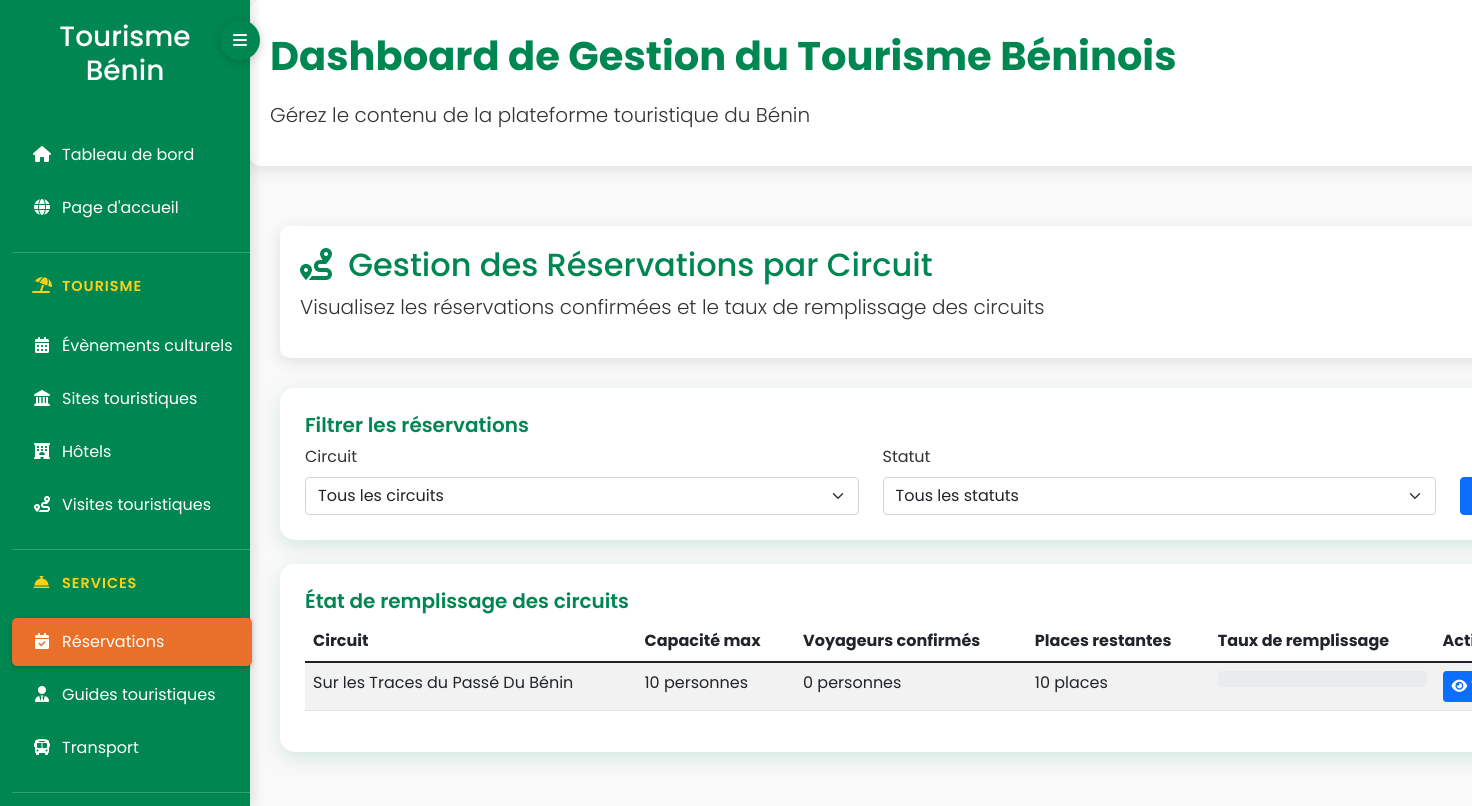
/Admin/index.php?page=reservations (signed in), run on the app's committed database.
### tables this page shows
CREATE TABLE `circuits` (
  `id` int(11) NOT NULL,
  `name` varchar(255) NOT NULL,
  `description` text NOT NULL,
  `price_economy` decimal(10,2) NOT NULL DEFAULT 0.00,
  `price_comfort` decimal(10,2) NOT NULL DEFAULT 0.00,
  `price_premium` decimal(10,2) NOT NULL DEFAULT 0.00,
  `max_participants` int(11) NOT NULL DEFAULT 10,
  `duration` int(11) NOT NULL DEFAULT 1,
  `start_date` date NOT NULL,
  `end_date` date NOT NULL,
  `guide_id` int(11) DEFAULT NULL,
  `hotel_id` int(11) DEFAULT NULL,
  `transporter_id` int(11) DEFAULT NULL,
  `creation_date` datetime DEFAULT current_timestamp(),
  `status` enum('active','inactive') DEFAULT 'active'
);

### Admin/pages/reservations.php (the view, shortened to what this page needs)
<?php
include 'database/db.php';
try {
    $stmt = $db->query("SELECT id, name AS nom, max_participants FROM circuits ORDER BY name");
    $circuits = $stmt->fetchAll(PDO::FETCH_ASSOC);
} catch(PDOException $e) {
    echo "<div class='alert alert-danger'>Erreur lors de la récupération des circuits: " . $e->getMessage() . "</div>";
    $circuits = [];
}
$statut_filter = isset($_GET['statut']) ? $_GET['statut'] : 'all';
$stats_by_circuit = [];
foreach ($circuits as $circuit) {
    $circuit_id = $circuit['id'];
    try {
        $stmt = $db->prepare("SELECT SUM(nombre_voyageurs) as total_voyageurs FROM reservations WHERE circuit_id = :circuit_id AND statut = 'confirmee'");
        $stmt->bindParam(':circuit_id', $circuit_id);
        $stmt->execute();
        $result = $stmt->fetch(PDO::FETCH_ASSOC);
        $total_voyageurs = $result['total_voyageurs'] ?: 0;
    } catch(PDOException $e) {
        $total_voyageurs = 0;
    }
    $places_restantes = $circuit['max_participants'] - $total_voyageurs;
    $places_restantes = max(0, $places_restantes);
    $stats_by_circuit[$circuit_id] = [
        'nom' => $circuit['nom'],
        'capacite_max' => $circuit['max_participants'],
        'total_voyageurs' => $total_voyageurs,
        'places_restantes' => $places_restantes,
        'taux_remplissage' => $circuit['max_participants'] > 0 ? round(($total_voyageurs / $circuit['max_participants']) * 100) : 0
    ];
}
?>
<div class="container-fluid">
    <div class="header">
        <h2><i class="fas fa-route me-2"></i> Gestion des Réservations par Circuit</h2>
        <p class="lead">Visualisez les réservations confirmées et le taux de remplissage des circuits</p>
    </div>
    <div class="card mb-4">
        <div class="card-body">
            <h5 class="card-title">Filtrer les réservations</h5>
            <form action="" method="GET" class="row">
                <div class="col-md-5">
                    <label for="circuit_id" class="form-label">Circuit</label>
                    <select name="circuit_id" id="circuit_id" class="form-select">
                        <option value="0">Tous les circuits</option>
                    </select>
                </div>
                <div class="col-md-5">
                    <label for="statut" class="form-label">Statut</label>
                    <select name="statut" id="statut" class="form-select">
                        <option value="all" <?php echo ($statut_filter == 'all') ? 'selected' : ''; ?>>Tous les statuts</option>
                    </select>
                </div>
                <div class="col-md-2 d-flex align-items-end">
                    <button type="submit" class="btn btn-primary w-100">Filtrer</button>
                </div>
            </form>
        </div>
    </div>
    <div class="card mb-4">
        <div class="card-body">
            <h5 class="card-title">État de remplissage des circuits</h5>
            <div class="table-responsive">
                <table class="table table-striped table-hover">
                    <thead>
                        <tr>
                            <th>Circuit</th>
                            <th>Capacité max</th>
                            <th>Voyageurs confirmés</th>
                            <th>Places restantes</th>
                            <th>Taux de remplissage</th>
                            <th>Actions</th>
                        </tr>
                    </thead>
                    <tbody>
                        <?php foreach ($stats_by_circuit as $circuit_id => $stats): ?>
                            <tr>
                                <td><?php echo htmlspecialchars($stats['nom']); ?></td>
                                <td><?php echo htmlspecialchars($stats['capacite_max']); ?> personnes</td>
                                <td><?php echo htmlspecialchars($stats['total_voyageurs']); ?> personnes</td>
                                <td>
                                    <?php if ($stats['places_restantes'] <= 5 && $stats['places_restantes'] > 0): ?>
                                        <span class="text-warning fw-bold"><?php echo htmlspecialchars($stats['places_restantes']); ?> places</span>
                                    <?php elseif ($stats['places_restantes'] == 0): ?>
                                        <span class="text-danger fw-bold">COMPLET</span>
                                    <?php else: ?>
                                        <?php echo htmlspecialchars($stats['places_restantes']); ?> places
                                    <?php endif; ?>
                                </td>
                                <td>
                                    <div class="progress">
                                    </div>
                                </td>
                                <td>
                                    <a href="?page=reservations&circuit_id=<?php echo $circuit_id; ?>" class="btn btn-primary btn-sm">
                                        <i class="fas fa-eye"></i> Voir les réservations
                                    </a>
                                </td>
                            </tr>
                        <?php endforeach; ?>
                    </tbody>
                </table>
            </div>
        </div>
    </div>
</div>

### Admin/index.php (style rules this page uses)
:root { --primary-color: #008751; --secondary-color: #FCD116; --accent-color: #E8702A; --text-color: #333; --light-color: #f9f9f9; --transition-speed: 0.3s; }
body { font-family: 'Poppins', sans-serif; background-color: var(--light-color); color: var(--text-color); min-height: 100vh; display: flex; flex-direction: column; transition: all var(--transition-speed) ease; }
.container-fluid { flex: 1; display: flex; flex-direction: column; padding-left: 0; padding-right: 0; transition: all var(--transition-speed) ease; }
.header { background-color: white; color: var(--primary-color); padding: 20px; margin-bottom: 30px; border-radius: 10px; box-shadow: 0 4px 15px rgba(0,0,0,0.1); }
.card { border: none; border-radius: 15px; box-shadow: 0 6px 20px rgba(0, 135, 81, 0.15); transition: all var(--transition-speed) ease; margin-bottom: 25px; overflow: hidden; }
.card-body { padding: 25px; }
.card-title { color: var(--primary-color); font-weight: 600; }
.lead { color: var(--text-color); }

### data on the page
circuits: name "Sur les Traces du Passé Du Bénin", capacite_max "10", total_voyageurs "0", places_restantes "10"
